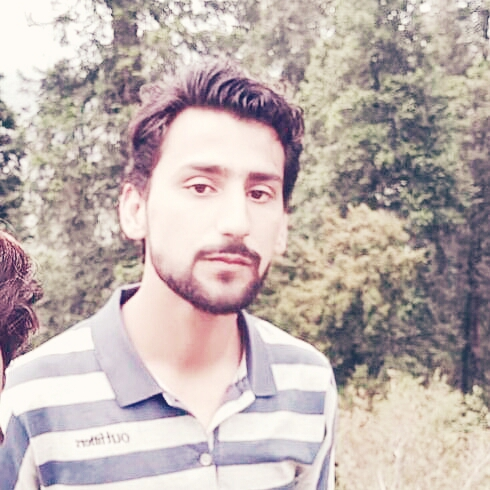
#> input picture 09_Open_CV/resourses/usman.jpg, 490 x 490 px
$ python 17-chapter_17.py
#> lines starting #> are read from the running program, lines starting #| are printed output that depends on the picture
# joining the images

import cv2 as cv
import numpy as np


img=cv.imread("resourses/usman.jpg")
#> img is the input picture: shape (490, 490, 3); mean B, G, R 175.3, 177.9, 191.3

# stacking same image

# 1- Horizantal stack
hor_img=np.hstack((img,img))
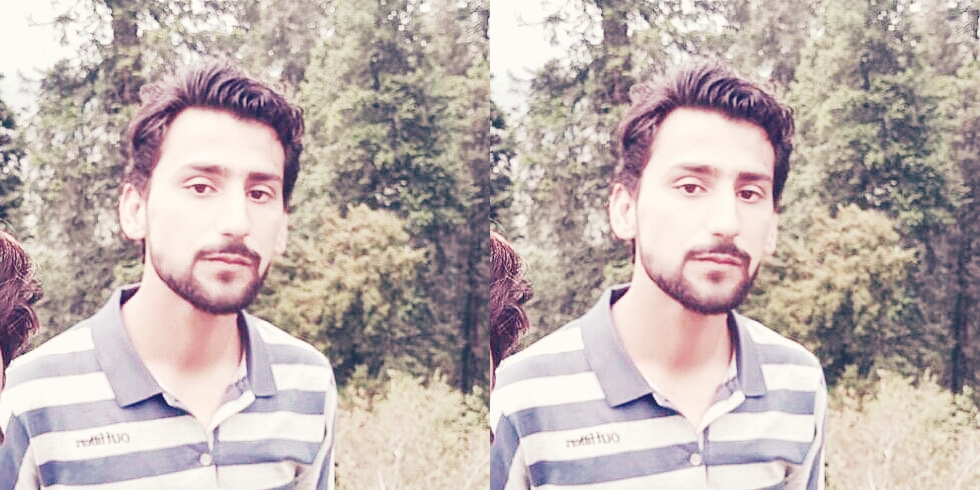
#> hor_img: shape (490, 980, 3); mean B, G, R 175.3, 177.9, 191.3

# 2- Verticle stack

ver_img=np.vstack((img,img))
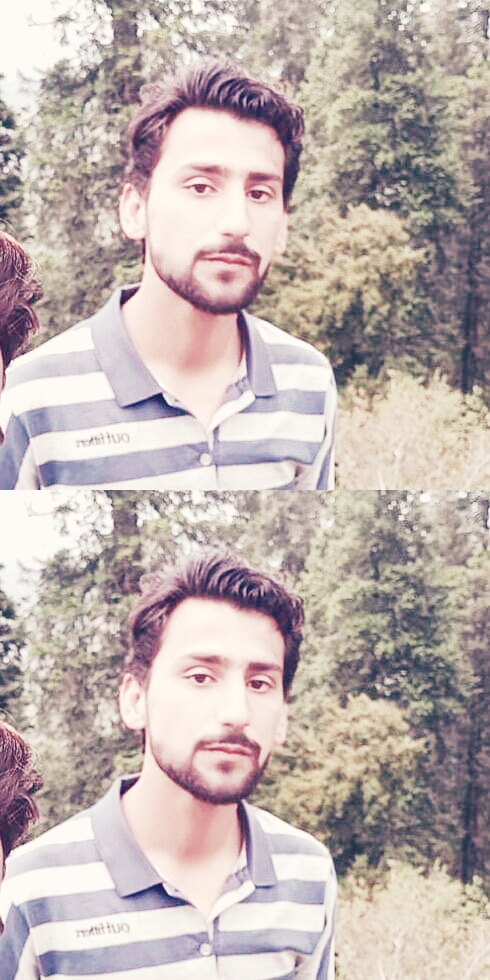
#> ver_img: shape (980, 490, 3); mean B, G, R 175.3, 177.9, 191.3


# cv.imshow("horizental img",hor_img)
cv.imshow("vertical img",ver_img)


cv.waitKey(0)
cv.destroyAllWindows()

# you can only stack the same images with same shape (width, height,color channel)
# we cannat resize the stack image(function)
# same number of channel  to use np function
(600,500,3)
# you have to define a function to stack multiples images of different size and tunes
